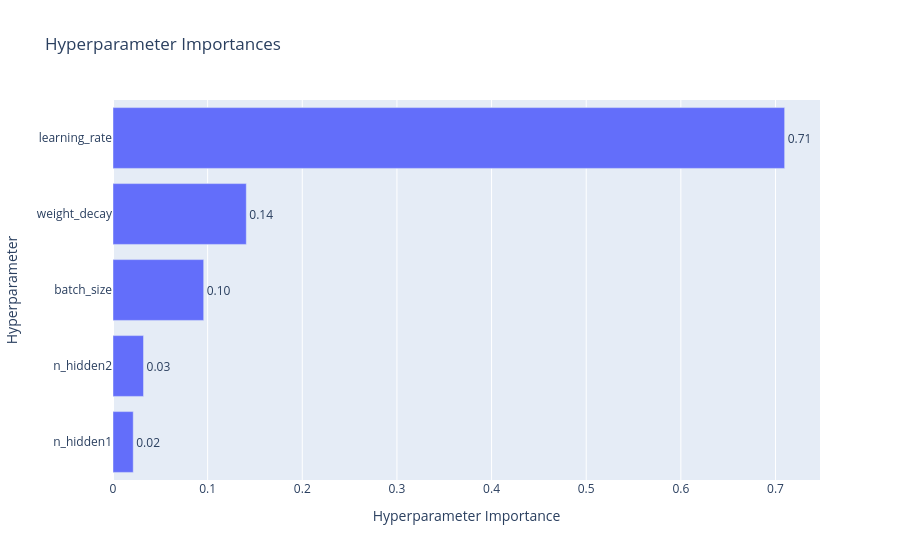

Notebook cell for this chart:
### Code cell
### Plot hyperparameter importance
optuna.visualization.plot_param_importances(study)

### Figure 1 — Plotly figure (JSON) as saved in the notebook; plotly's stock layout.template omitted (floating-point values rounded to 4 significant figures)
{"data": [{"cliponaxis": false, "hovertemplate": ["n_hidden1 (CategoricalDistribution): 0.02138683524391605<extra></extra>", "n_hidden2 (CategoricalDistribution): 0.03225373826016199<extra></extra>", "batch_size (CategoricalDistribution): 0.0958243798442381<extra></extra>", "weight_decay (FloatDistribution): 0.14086232427842862<extra></extra>", "learning_rate (FloatDistribution): 0.7096727223732553<extra></extra>"], "name": "Objective Value", "orientation": "h", "text": ["0.02", "0.03", "0.10", "0.14", "0.71"], "textposition": "outside", "type": "bar", "x": [0.02139, 0.03225, 0.09582, 0.1409, 0.7097], "y": ["n_hidden1", "n_hidden2", "batch_size", "weight_decay", "learning_rate"]}], "layout": {"title": {"text": "Hyperparameter Importances"}, "xaxis": {"title": {"text": "Hyperparameter Importance"}}, "yaxis": {"title": {"text": "Hyperparameter"}}}}
